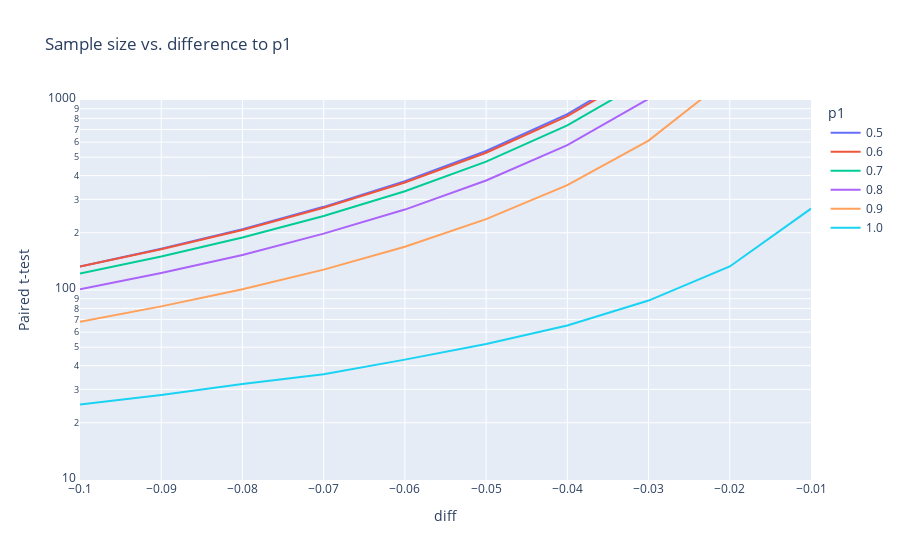

Here is the notebook cell this chart was saved with:
### Code cell
# create graph for paired t-test. x-axis is diff to p1 and the colors are p1=0.9, 0.8, 0.7, 0.6, 0.5

p1 = np.linspace(0.5, 1, 6).round(2)
diff = np.linspace(0.01, 0.1, 100).round(2)
alpha = 0.05

required_n = [sample_size_paired_t(alpha, p, p - d) for p in p1 for d in diff]

df = pd.DataFrame(
    {"p1": np.repeat(p1, 100), "diff": -np.tile(diff, 6), "Paired t-test": required_n}
)

px.line(
    df,
    x="diff",
    y="Paired t-test",
    color="p1",
    title="Sample size vs. difference to p1",
    log_y=True,
    range_y=[10, 1000],
)
